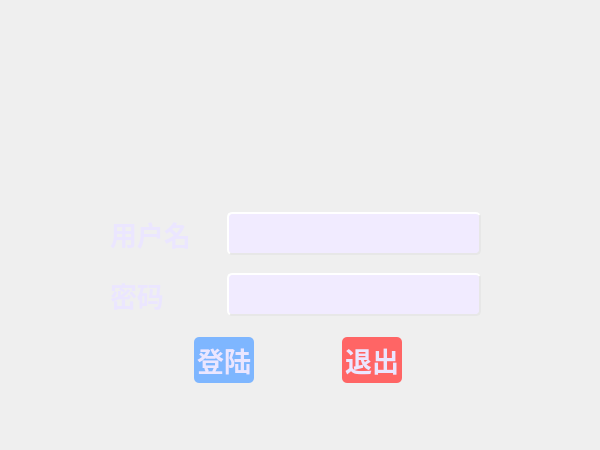
<?xml version="1.0" encoding="UTF-8"?>
<ui version="4.0">
 <class>Login</class>
 <widget class="QWidget" name="Login">
  <property name="geometry">
   <rect>
    <x>0</x>
    <y>0</y>
    <width>600</width>
    <height>450</height>
   </rect>
  </property>
  <property name="windowTitle">
   <string>Form</string>
  </property>
  <widget class="QWidget" name="widget" native="true">
   <property name="geometry">
    <rect>
     <x>0</x>
     <y>0</y>
     <width>600</width>
     <height>450</height>
    </rect>
   </property>
   <property name="sizePolicy">
    <sizepolicy hsizetype="Fixed" vsizetype="Preferred">
     <horstretch>0</horstretch>
     <verstretch>0</verstretch>
    </sizepolicy>
   </property>
   <widget class="QLabel" name="welecome">
    <property name="geometry">
     <rect>
      <x>160</x>
      <y>50</y>
      <width>181</width>
      <height>71</height>
     </rect>
    </property>
    <property name="text">
     <string/>
    </property>
   </widget>
   <widget class="QLabel" name="state">
    <property name="geometry">
     <rect>
      <x>560</x>
      <y>15</y>
      <width>20</width>
      <height>20</height>
     </rect>
    </property>
    <property name="minimumSize">
     <size>
      <width>20</width>
      <height>20</height>
     </size>
    </property>
    <property name="maximumSize">
     <size>
      <width>20</width>
      <height>20</height>
     </size>
    </property>
    <property name="styleSheet">
     <string notr="true"/>
    </property>
    <property name="text">
     <string/>
    </property>
   </widget>
   <widget class="QWidget" name="layoutWidget">
    <property name="geometry">
     <rect>
      <x>110</x>
      <y>200</y>
      <width>371</width>
      <height>201</height>
     </rect>
    </property>
    <layout class="QGridLayout" name="gridLayout">
     <item row="0" column="0" colspan="2">
      <widget class="QLabel" name="label">
       <property name="font">
        <font>
         <family>宋体</family>
         <pointsize>20</pointsize>
         <weight>75</weight>
         <bold>true</bold>
        </font>
       </property>
       <property name="styleSheet">
        <string notr="true">#label{color:rgb(235, 230, 255)}</string>
       </property>
       <property name="text">
        <string>用户名</string>
       </property>
      </widget>
     </item>
     <item row="0" column="2" colspan="4">
      <widget class="QLineEdit" name="username">
       <property name="font">
        <font>
         <family>宋体</family>
         <pointsize>20</pointsize>
         <weight>75</weight>
         <bold>true</bold>
        </font>
       </property>
       <property name="styleSheet">
        <string notr="true">#username{
background-color:rgb(241, 235, 255);
border-radius:5px;
border-style: outset;
border-width: 2px;
border-color: rgb(231,231,231);
}</string>
       </property>
      </widget>
     </item>
     <item row="1" column="0">
      <widget class="QLabel" name="label_2">
       <property name="font">
        <font>
         <family>宋体</family>
         <pointsize>20</pointsize>
         <weight>75</weight>
         <bold>true</bold>
        </font>
       </property>
       <property name="styleSheet">
        <string notr="true">#label_2{color:rgb(235, 230, 255)}</string>
       </property>
       <property name="text">
        <string>密码</string>
       </property>
      </widget>
     </item>
     <item row="1" column="2" colspan="4">
      <widget class="QLineEdit" name="password">
       <property name="font">
        <font>
         <family>宋体</family>
         <pointsize>20</pointsize>
         <weight>75</weight>
         <bold>true</bold>
        </font>
       </property>
       <property name="styleSheet">
        <string notr="true">#password{
background-color:rgb(241, 235, 255);
border-radius:5px;
border-style: outset;
border-width: 2px;
border-color: rgb(231,231,231);
}</string>
       </property>
       <property name="echoMode">
        <enum>QLineEdit::Password</enum>
       </property>
      </widget>
     </item>
     <item row="2" column="0">
      <spacer name="horizontalSpacer">
       <property name="orientation">
        <enum>Qt::Horizontal</enum>
       </property>
       <property name="sizeHint" stdset="0">
        <size>
         <width>40</width>
         <height>20</height>
        </size>
       </property>
      </spacer>
     </item>
     <item row="2" column="1" colspan="2">
      <widget class="QPushButton" name="login">
       <property name="sizePolicy">
        <sizepolicy hsizetype="Fixed" vsizetype="Fixed">
         <horstretch>0</horstretch>
         <verstretch>0</verstretch>
        </sizepolicy>
       </property>
       <property name="font">
        <font>
         <family>宋体</family>
         <pointsize>20</pointsize>
         <weight>75</weight>
         <bold>true</bold>
        </font>
       </property>
       <property name="styleSheet">
        <string notr="true">#login{
color:rgb(235, 230, 255);
border-radius:5px;
background-color:rgb(126, 182, 255);
margin:3px;
padding:3px;
}</string>
       </property>
       <property name="text">
        <string>登陆</string>
       </property>
      </widget>
     </item>
     <item row="2" column="3">
      <spacer name="horizontalSpacer_3">
       <property name="orientation">
        <enum>Qt::Horizontal</enum>
       </property>
       <property name="sizeHint" stdset="0">
        <size>
         <width>40</width>
         <height>20</height>
        </size>
       </property>
      </spacer>
     </item>
     <item row="2" column="4">
      <widget class="QPushButton" name="cancel">
       <property name="sizePolicy">
        <sizepolicy hsizetype="Fixed" vsizetype="Fixed">
         <horstretch>0</horstretch>
         <verstretch>0</verstretch>
        </sizepolicy>
       </property>
       <property name="font">
        <font>
         <family>宋体</family>
         <pointsize>20</pointsize>
         <weight>75</weight>
         <bold>true</bold>
        </font>
       </property>
       <property name="styleSheet">
        <string notr="true">#cancel{
color:rgb(235, 230, 255);
border-radius:5px;
background-color:rgb(255, 101, 101);
margin:3px;
padding:3px;
}</string>
       </property>
       <property name="text">
        <string>退出</string>
       </property>
      </widget>
     </item>
     <item row="2" column="5">
      <spacer name="horizontalSpacer_2">
       <property name="orientation">
        <enum>Qt::Horizontal</enum>
       </property>
       <property name="sizeHint" stdset="0">
        <size>
         <width>40</width>
         <height>20</height>
        </size>
       </property>
      </spacer>
     </item>
    </layout>
   </widget>
  </widget>
 </widget>
 <resources/>
 <connections/>
</ui>
